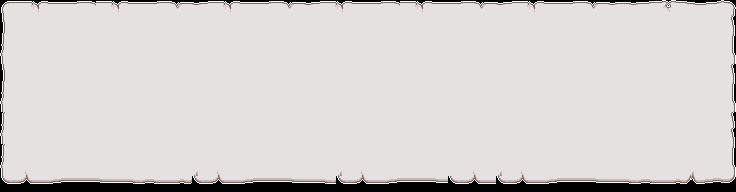

This is a level from a 2D game, rendered from its Tiled map with the project's own tilesets. A one-line summary and the complete map file follow:
An orthogonal 46x12 tile map with 16x16 px tiles, 1 tile layer (Tile Layer 1).

<map version="1.2" tiledversion="1.2.4" orientation="orthogonal" renderorder="right-down" width="46" height="12" tilewidth="16" tileheight="16" infinite="0" nextlayerid="2" nextobjectid="1">
 <tileset firstgid="1" source="Tilesets/Font.tsx" />
 <layer id="1" name="Tile Layer 1" width="46" height="12">
  <data encoding="csv">
46,47,48,49,50,51,47,48,49,50,51,52,53,47,48,49,50,51,52,53,47,48,49,50,51,47,48,49,50,51,52,53,47,48,49,50,51,52,53,54,55,56,57,58,59,60,
61,63,64,65,66,67,68,69,70,71,72,73,74,74,74,74,74,74,74,74,74,74,74,74,74,74,63,63,63,63,63,63,63,63,64,65,66,67,68,69,70,71,72,73,74,75,
76,63,64,65,66,67,68,69,70,71,72,73,74,89,89,89,89,89,89,89,89,89,89,89,63,63,63,64,65,66,63,63,63,63,64,65,66,67,68,69,70,71,72,73,74,90,
91,63,63,63,63,63,63,63,63,63,63,63,63,63,63,63,63,63,63,63,63,63,63,63,78,78,63,63,63,63,78,78,78,63,64,65,66,67,68,69,70,71,72,73,74,105,
61,78,78,78,78,78,78,78,78,78,78,78,78,78,78,78,78,78,78,78,78,78,78,78,78,79,78,78,78,78,78,79,80,63,64,65,66,67,68,69,70,71,72,73,74,75,
76,63,63,63,63,63,63,63,64,65,66,67,68,69,70,71,72,73,63,64,65,66,67,68,69,70,71,72,73,74,74,74,74,63,64,65,66,67,68,69,70,71,72,73,74,90,
91,78,78,78,78,78,78,63,63,63,63,63,63,63,64,65,66,63,78,79,80,81,82,83,84,85,86,87,88,89,89,89,89,63,64,65,66,67,68,69,70,71,72,73,74,105,
76,78,79,80,81,82,83,78,78,78,78,78,78,63,63,63,63,78,78,78,78,78,79,80,81,82,83,84,85,86,87,88,89,63,64,65,66,67,68,69,70,71,72,73,74,75,
91,78,79,80,81,82,83,84,85,86,87,88,89,78,78,78,78,78,79,80,81,82,83,84,85,86,87,88,89,74,74,74,74,74,74,74,74,74,74,74,74,74,74,74,74,75,
76,78,79,80,81,82,83,84,85,86,87,88,89,89,89,89,89,89,89,89,89,89,89,89,89,89,89,89,89,89,89,89,89,89,89,89,89,89,89,89,89,89,89,89,89,90,
91,92,80,80,80,80,80,80,80,80,80,102,103,92,80,80,80,80,80,80,102,103,92,80,80,80,80,80,80,92,102,103,92,80,80,80,80,80,80,80,80,80,102,103,80,105,
106,107,108,109,110,111,112,113,114,115,116,117,106,107,108,109,110,111,112,113,114,106,107,108,109,110,111,112,106,107,108,106,107,108,109,110,111,112,113,114,115,116,117,118,119,120
</data>
 </layer>
</map>
